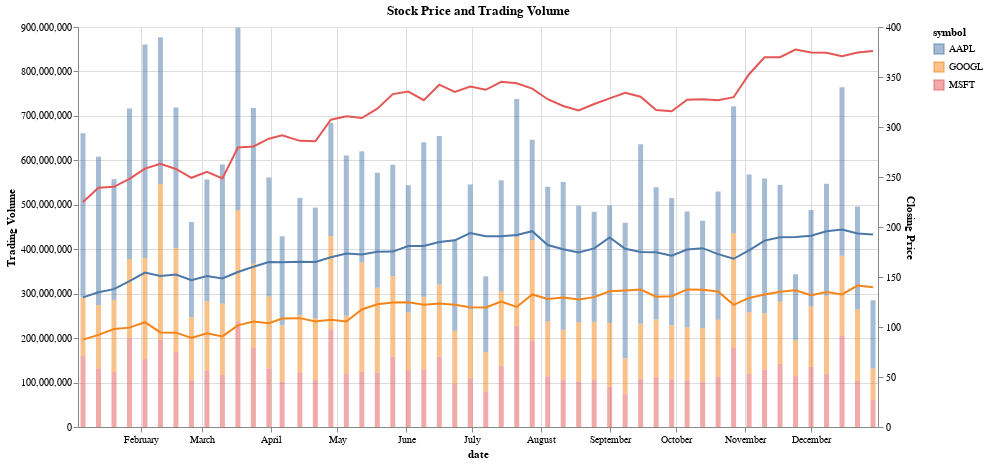

Notebook code cell kept with this figure:
### Markdown cell above
#### Step 3c - **Volume Analysis**

We can also plot the stock prices compared to the trading volumes, to see which stocks are most liquid and often-traded.

### Code cell
# Combine data from all stocks into a single DataFrame
combined_df = pd.concat([
    df.reset_index().rename(columns={'index': 'date'}).assign(symbol=symbol)
    for symbol, df in stock_data.items()
])

# Ensure the date column is properly formatted
combined_df['date'] = pd.to_datetime(combined_df['date'])

base = alt.Chart(combined_df).encode(x='date:T')

volume_chart = base.mark_bar(opacity=0.5).encode(
    y=alt.Y('volume:Q', title='Trading Volume'),
    color='symbol:N'
)

price_chart = base.mark_line().encode(
    y=alt.Y('close:Q', title='Closing Price'),
    color='symbol:N'
)

chart = alt.layer(volume_chart, price_chart).resolve_scale(
    y='independent'
).properties(
    width=800,
    height=400,
    title='Stock Price and Trading Volume'
).interactive()

chart

### Figure 1 — Vega-Lite specification as saved in the notebook (floating-point values rounded to 4 significant figures; data arrays with more than 128 entries replaced by an {"elided": "..."} marker saying what was removed)
{"config": {"view": {"continuousWidth": 400, "continuousHeight": 300}}, "layer": [{"mark": {"type": "bar", "opacity": 0.5}, "encoding": {"color": {"field": "symbol", "type": "nominal"}, "x": {"field": "date", "type": "temporal"}, "y": {"field": "volume", "title": "Trading Volume", "type": "quantitative"}}, "selection": {"selector004": {"type": "interval", "bind": "scales", "encodings": ["x", "y"]}}}, {"mark": "line", "encoding": {"color": {"field": "symbol", "type": "nominal"}, "x": {"field": "date", "type": "temporal"}, "y": {"field": "close", "title": "Closing Price", "type": "quantitative"}}}], "data": {"name": "data-90627dfe3159a220db68a7ba81f14cee"}, "height": 400, "resolve": {"scale": {"y": "independent"}}, "title": "Stock Price and Trading Volume", "width": 800, "$schema": "https://vega.github.io/schema/vega-lite/v4.17.0.json", "datasets": {"data-90627dfe3159a220db68a7ba81f14cee": {"elided": "156 records"}}}
